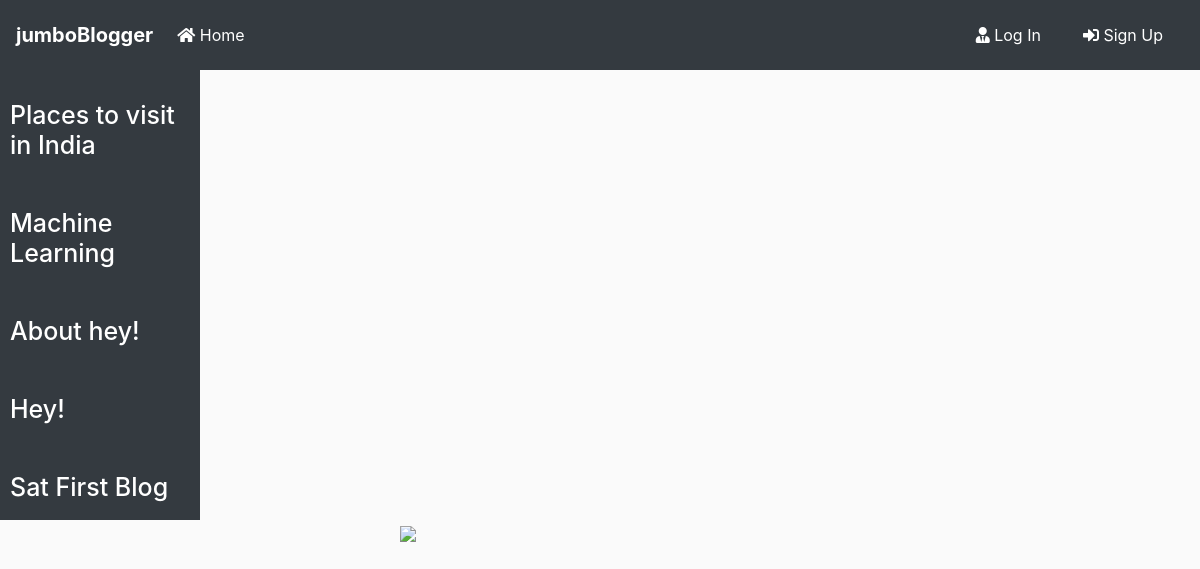
The page / on the database its author committed.
### jumboBlogger/models.py (models this page shows, shortened)
class Post(models.Model):
    title = models.CharField(max_length=100)
    content = models.TextField()
    date_posted = models.DateTimeField(default=timezone.now)
    author = models.ForeignKey(User, on_delete=models.CASCADE)

### jumboBlogger/views.py (the view)
# urls.py: path('', PostListView.as_view(), name='blog-home'),  # url for homepage
class PostListView(ListView):
    model = Post
    template_name = 'home.html'  # <app>/<model>_<viewtype>.html
    context_object_name = 'posts'
    ordering = ['-date_posted']

### jumboBlogger/templates/home.html (shortened to what this page needs)
{% extends "base.html" %}

### jumboBlogger/templates/base.html (shortened to what this page needs)
<!doctype html>
{% load static %}
<html lang="en">
  <head>
    <link rel="stylesheet" href="https://stackpath.bootstrapcdn.com/bootstrap/4.3.1/css/bootstrap.min.css">
    <link rel="stylesheet" href="https://use.fontawesome.com/releases/v5.8.1/css/all.css" >
    <link rel="stylesheet" href="{% static 'blog/main.css' %}">
      <link rel="stylesheet" href="{% static 'blog/styles.css' %}">
</head>
  <body>
        <nav class="navbar navbar-expand-lg navbar-dark bg-dark">
                <a class="navbar-brand font-weight-bold" href="{% url 'blog-home' %}"></i>jumboBlogger</a>
                <div class="collapse navbar-collapse" id="navbarSupportedContent">
                  <ul class="navbar-nav mr-auto">
                    <li class="nav-item active">
                      <a class="nav-link" href="{% url 'blog-home' %}"><i class="fas fa-home"></i> Home <span class="sr-only">(current)</span></a>
                    </li>
                  </ul>
                    {% if user.is_authenticated %}
                    <a href="{% url 'user-posts' user %}" class="btn text-white m-2"><i class="fas fa-user-shield"></i> My Post</a>
                    <a href="{% url 'post-create' %} " class="btn text-white m-2"><i class="fas fa-user-edit"></i> New Post</a>
                    <a href="{% url 'logout' %} " class="btn text-white m-2"><i class="fas fa-sign-out-alt"></i> Log Out</a>
                    {% else %}
                    <a href="{% url 'login' %} " class="btn text-white m-2"><i class="fas fa-user-tie"></i> Log In</a>
                    <a href="{% url 'register' %} " class="btn text-white m-2"> <i class="fas fa-sign-in-alt"></i> Sign Up</a>
                    {% endif %}
                </div>
              </nav>
        {% for post in posts %}
        <div class="sidenav  bg-dark">
            <h2><a class="article-title" href="{% url 'post-detail' post.id %}">{{ post.title }}</a></h2>
        </div>
        {% endfor %}
       <div>
            <img src="https://cdn.dribbble.com/users/1299339/screenshots/3065748/blogging_d_1.gif" style="margin-left:400px;">
        </div>
  </body>
</html>

### static/blog/main.css (style rules this page uses)
body { background: #fafafa; color: #333333; margin-top: 0; }
h1, h2, h3, h4, h5, h6 { color: #444444; }
ul { margin: 0; }
.article-title { color: #444444; }

### static/blog/styles.css (style rules this page uses)
body { background: #fafafa; color: #333333; margin-top: 0; }
h1, h2, h3, h4, h5, h6 { color: #444444; }
ul { margin: 0; }
.sidenav { height: 100%; width: 200px; position: relative; z-index: 1; left: 0; overflow-x: hidden; padding-top: 20px; }
.sidenav a { padding: 10px; text-decoration: none; font-size: 25px; color: white; display: block; }
.article-title { color: #444444; }

### rows shown on the page
Post: title "Places to visit in India"
Post: title "Machine Learning"
Post: title "About hey!"
Post: title "Hey!"
Post: title "Sat First Blog"
